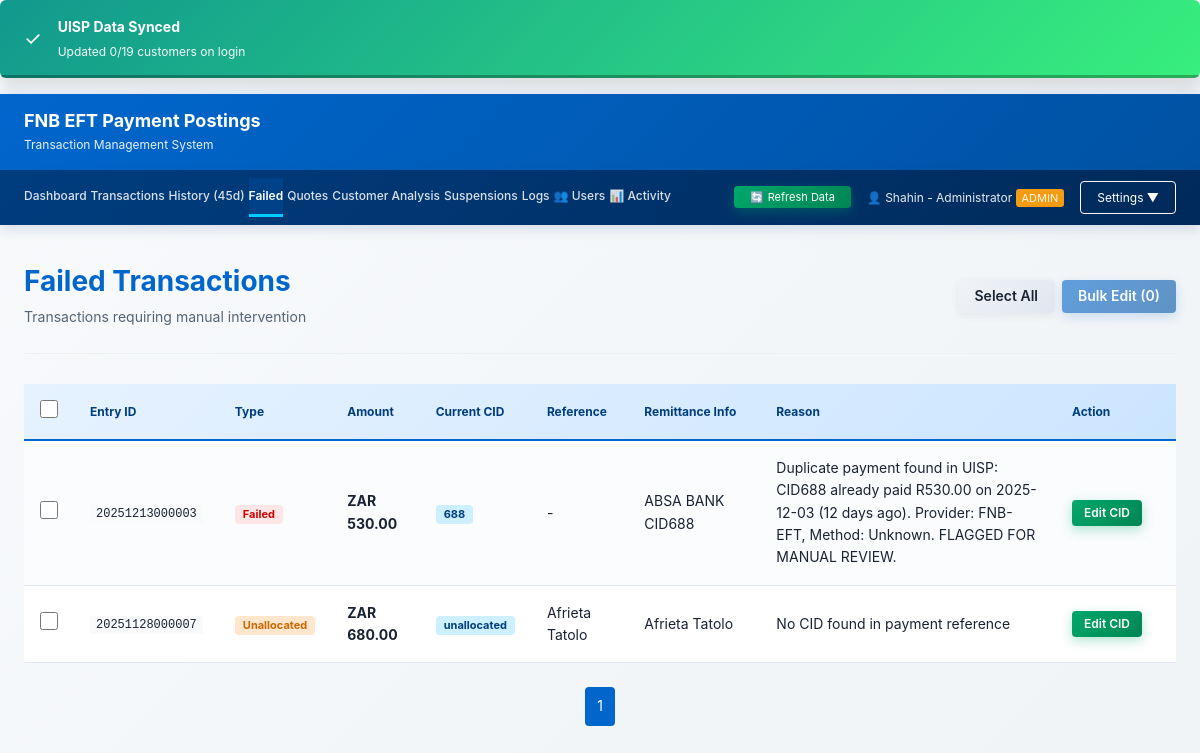
Page /failed (signed in) on the committed database.
### app/models.py (models this page shows, shortened)
class User(UserMixin, db.Model):
    __tablename__ = 'users'
    id = db.Column(db.Integer, primary_key=True)
    username = db.Column(db.String(80), unique=True, nullable=False, index=True)
    password_hash = db.Column(db.String(255), nullable=False)
    full_name = db.Column(db.String(120), nullable=True)
    role = db.Column(db.String(20), default='user', nullable=False, index=True)
    is_active = db.Column(db.Boolean, default=True, nullable=False, index=True)
    must_change_password = db.Column(db.Boolean, default=True, nullable=False)
    last_login = db.Column(db.DateTime, nullable=True)
    created_at = db.Column(db.DateTime, default=datetime.utcnow, nullable=False)
    created_by = db.Column(db.String(80), nullable=True)
    updated_at = db.Column(db.DateTime, default=datetime.utcnow, onupdate=datetime.utcnow)

class Transaction(db.Model):
    __tablename__ = 'transactions'
    id = db.Column(db.Integer, primary_key=True)
    entryId = db.Column(db.String(255), unique=True, nullable=False, index=True)
    account = db.Column(db.String(50), nullable=False)
    amount = db.Column(db.Float, nullable=False)
    valueDate = db.Column(db.String(10), nullable=True)
    remittance_info = db.Column(db.Text, nullable=True)
    reference = db.Column(db.Text, nullable=True)
    CID = db.Column(db.String(50), default='unallocated')
    posted = db.Column(db.String(10), default='no')
    UISPpaymentId = db.Column(db.String(255), nullable=True)
    postedDate = db.Column(db.DateTime, nullable=True)
    status = db.Column(db.String(50), default='pending')
    note = db.Column(db.Text, nullable=True)
    source = db.Column(db.String(50), default='FNB-PAYMENT')
    original_reference = db.Column(db.Text, nullable=True)
    original_remittance_info = db.Column(db.Text, nullable=True)
    original_CID = db.Column(db.String(50), nullable=True)
    timestamp = db.Column(db.DateTime, default=datetime.utcnow, nullable=False, index=True)
    created_at = db.Column(db.DateTime, default=datetime.utcnow, nullable=False)
    updated_at = db.Column(db.DateTime, default=datetime.utcnow, onupdate=datetime.utcnow)
    __table_args__ = (
        Index('idx_timestamp_posted', 'timestamp', 'posted'),
        Index('idx_cid_posted', 'CID', 'posted'),
    )

class FailedTransaction(db.Model):
    __tablename__ = 'failed_transactions'
    id = db.Column(db.Integer, primary_key=True)
    entryId = db.Column(db.String(255), db.ForeignKey('transactions.entryId'), nullable=False, index=True)
    reason = db.Column(db.Text, nullable=True)
    manual_cid = db.Column(db.String(50), nullable=True)
    error_code = db.Column(db.String(50), nullable=True)
    created_at = db.Column(db.DateTime, default=datetime.utcnow, nullable=False)
    updated_at = db.Column(db.DateTime, default=datetime.utcnow, onupdate=datetime.utcnow)
    resolved = db.Column(db.Boolean, default=False)
    resolved_at = db.Column(db.DateTime, nullable=True)

### app/routes.py (the view)
@main_bp.route('/failed', methods=['GET'])
@login_required
def failed_transactions():
    page = request.args.get('page', 1, type=int)
    per_page = 50
    failed_query = FailedTransaction.query.filter_by(resolved=False)
    failed_docs = failed_query.all()
    unallocated = Transaction.query.filter_by(CID='unallocated', posted='no').all()
    data = []
    for f in failed_docs:
        txn = Transaction.query.filter_by(entryId=f.entryId).first()
        if txn:
            data.append({
                'failed': f,
                'transaction': txn,
                'type': 'failed',
                'is_duplicate': f.error_code == 'DUPLICATE'
            })
    for txn in unallocated:
        data.append({
            'failed': None,
            'transaction': txn,
            'type': 'unallocated',
            'is_duplicate': False
        })
    total = len(data)
    start = (page - 1) * per_page
    end = start + per_page
    paginated_data = data[start:end]
    class Pagination:
        def __init__(self, page, per_page, total):
            self.page = page
            self.per_page = per_page
            self.total = total
            self.pages = (total + per_page - 1) // per_page if total > 0 else 1
            self.has_prev = page > 1
            self.has_next = page < self.pages
            self.prev_num = page - 1 if self.has_prev else None
            self.next_num = page + 1 if self.has_next else None
        def iter_pages(self, left_edge=2, left_current=2, right_current=3, right_edge=2):
            last = 0
            for num in range(1, self.pages + 1):
                if num <= left_edge or \
                   (num > self.page - left_current - 1 and num < self.page + right_current) or \
                   num > self.pages - right_edge:
                    if last + 1 != num:
                        yield None
                    yield num
                    last = num
    pagination = Pagination(page, per_page, total)
    return render_template('failed.html', failures=paginated_data, pagination=pagination)

### app/templates/failed.html (shortened to what this page needs)
{% extends "base.html" %}
{% block content %}
<div class="page-header">
    <div>
        <h1 class="page-title">Failed Transactions</h1>
        <p class="page-subtitle">Transactions requiring manual intervention</p>
    </div>
    <div class="page-actions">
        <button id="selectAllBtn" class="btn btn-secondary" onclick="toggleSelectAll()">Select All</button>
        <button id="bulkEditBtn" class="btn btn-primary" onclick="openBulkEditModal()" disabled>Bulk Edit (<span id="selectedCount">0</span>)</button>
    </div>
</div>
{% if failures %}
<div class="table-responsive">
    <table class="table table-striped table-hover">
        <thead>
            <tr>
                <th style="width: 40px;"><input type="checkbox" id="selectAllCheckbox" onchange="toggleSelectAll()"></th>
                <th>Entry ID</th>
                <th>Type</th>
                <th>Amount</th>
                <th>Current CID</th>
                <th>Reference</th>
                <th>Remittance Info</th>
                <th>Reason</th>
                <th style="width: 120px;">Action</th>
            </tr>
        </thead>
        <tbody>
            {% for item in failures %}
            <tr>
                <td><input type="checkbox" class="txn-checkbox" data-entry-id="{{ item.transaction.entryId }}" onchange="updateBulkEditButton()"></td>
                <td><code>{{ item.transaction.entryId }}</code></td>
                <td>
                    {% if item.type == 'unallocated' %}
                        <span class="badge badge-warning">Unallocated</span>
                    {% else %}
                        <span class="badge badge-danger">Failed</span>
                    {% endif %}
                </td>
                <td><strong>ZAR {{ "%.2f"|format(item.transaction.amount) }}</strong></td>
                <td><span class="badge badge-info">{{ item.transaction.CID }}</span></td>
                <td>{{ item.transaction.reference or '-' }}</td>
                <td title="{{ item.transaction.remittance_info }}">{{ item.transaction.remittance_info or '-' }}</td>
                <td>
                    {% if item.failed %}
                        {{ item.failed.reason }}
                    {% else %}
                        No CID found in payment reference
                    {% endif %}
                </td>
                <td>
                    {% if item.is_duplicate %}
                        <button class="btn btn-warning btn-sm" onclick="openResolveModal('{{ item.transaction.entryId }}')">
                            Mark Posted
                        </button>
                    {% else %}
                        <button class="btn btn-success btn-sm" onclick="openResolveModal('{{ item.transaction.entryId }}')">
                            Edit CID
                        </button>
                    {% endif %}
                </td>
            </tr>
            {% endfor %}
        </tbody>
    </table>
</div>
<div class="pagination">
    {% for page_num in pagination.iter_pages() %}
        {% if page_num %}
            {% if page_num == pagination.page %}
                <span class="active">{{ page_num }}</span>
            {% else %}
                <a href="?page={{ page_num }}">{{ page_num }}</a>
            {% endif %}
        {% endif %}
    {% endfor %}
</div>
{% else %}
<div class="card">
    <div class="card-body">
        <p>No failed transactions. All transactions are being processed successfully!</p>
    </div>
</div>
{% endif %}
{% endblock %}

### app/templates/base.html (shortened to what this page needs)
<!DOCTYPE html>
<html>
<head>
    <link rel="stylesheet" href="{{ url_for('static', filename='css/variables.css') }}?v=2.1">
    <link rel="stylesheet" href="{{ url_for('static', filename='css/base.css') }}?v=2.1">
    <link rel="stylesheet" href="{{ url_for('static', filename='css/layout.css') }}?v=2.1">
    <link rel="stylesheet" href="{{ url_for('static', filename='css/components/buttons.css') }}?v=2.1">
    <link rel="stylesheet" href="{{ url_for('static', filename='css/components/forms.css') }}?v=2.1">
    <link rel="stylesheet" href="{{ url_for('static', filename='css/components/cards.css') }}?v=2.1">
    <link rel="stylesheet" href="{{ url_for('static', filename='css/components/tables.css') }}?v=2.1">
    <link rel="stylesheet" href="{{ url_for('static', filename='css/components/badges.css') }}?v=2.1">
    <link rel="stylesheet" href="{{ url_for('static', filename='css/components/modals.css') }}?v=2.1">
    <link rel="stylesheet" href="{{ url_for('static', filename='css/components/alerts.css') }}?v=2.1">
    <link rel="stylesheet" href="{{ url_for('static', filename='css/theme-vibrant.css') }}?v=2.1">
</head>
<body>
    <div class="notification-container" id="notificationContainer"></div>
    <header>
        <h1>FNB EFT Payment Postings</h1>
        <p>Transaction Management System</p>
    </header>
    <nav>
        <div class="nav-links">
            <a href="/">Dashboard</a>
            <a href="/transactions">Transactions</a>
            <a href="/transaction-history">History (45d)</a>
            <a href="/failed">Failed</a>
            <a href="/quotes">Quotes</a>
            <a href="/customer-analysis">Customer Analysis</a>
            <a href="{{ url_for('suspension.list_suspensions') }}">Suspensions</a>
            {% if current_user.is_authenticated and current_user.role == 'admin' %}
            <a href="/execution-logs">Logs</a>
            <a href="{{ url_for('auth.users_page') }}">👥 Users</a>
            <a href="{{ url_for('auth.activity_logs_page') }}">📊 Activity</a>
            {% endif %}
        </div>
        <div class="nav-user">
            {% if current_user.is_authenticated %}
            <button class="refresh-btn" onclick="refreshAllData()" title="Refresh all customer data from UISP">
                <span>🔄</span>
                <span id="refresh-text">Refresh Data</span>
            </button>
            <div class="user-info">
                👤 {{ current_user.full_name or current_user.username }}
                {% if current_user.role == 'admin' %}<span style="background: #f39c12; padding: 2px 6px; border-radius: 3px; font-size: 11px;">ADMIN</span>{% endif %}
            </div>
            <div class="dropdown">
                <button class="dropdown-btn">Settings ▼</button>
            </div>
            {% endif %}
        </div>
    </nav>
    <div class="container">
        {% block content %}{% endblock %}
    </div>
</body>
</html>

### app/static/css/variables.css (style rules this page uses)
:root { --color-primary: #0066cc; --color-primary-dark: #004da6; --color-primary-darker: #003d7f; --color-primary-light: #e6f2ff; --color-success: #00a86b; --color-success-dark: #007d54; --color-success-light: #d4f1e4; --color-danger: #ff3333; --color-danger-dark: #cc0000; --color-danger-light: #ffe6e6; --color-warning: #ff9900; --color-warning-dark: #cc7700; --color-warning-light: #ffe6cc; --color-info: #0099ff; --color-info-light: #ccf0ff; --color-duplicate: #ff6b35; --color-duplicate-dark: #cc5429; --color-neutral: #7a8a99; --color-neutral-dark: #556574; --color-neutral-light: #f0f3f6; --color-bg: #ffffff; --color-bg-light: #f8fafc; --color-bg-lighter: #f0f3f6; --color-text: #1a2332; --color-text-secondary: #556574; --color-text-muted: #7a8a99; --color-text-inverse: #ffffff; --color-border: #ecf0f1; --color-border-dark: #ddd; --color-border-light: #f5f5f5; --font-primary: -apple-system, BlinkMacSystemFont, 'Segoe UI', Roboto, 'Helvetica Neue', Arial, sans-serif; --font-mono: 'Monaco', 'Menlo', 'Ubuntu Mono', 'Courier New', monospace; --font-size-xs: 11px; --font-size-sm: 12px; --font-size-base: 14px; --font-size-lg: 16px; --font-size-xl: 18px; --font-size-2xl: 24px; --font-size-3xl: 28px; --font-weight-normal: 400; --font-weight-medium: 500; --font-weight-semibold: 600; --font-weight-bold: 700; --line-height-tight: 1.2; --line-height-normal: 1.5; --line-height-relaxed: 1.6; --line-height-loose: 1.8; --spacing-xs: 4px; --spacing-sm: 8px; --spacing-md: 16px; --spacing-lg: 24px; --spacing-xl: 32px; --spacing-2xl: 48px; --shadow-sm: 0 2px 4px rgba(0, 0, 0, 0.08); --shadow-md: 0 4px 8px rgba(0, 0, 0, 0.10); --shadow-lg: 0 8px 16px rgba(0, 0, 0, 0.12); --shadow-xl: 0 12px 24px rgba(0, 0, 0, 0.15); --shadow-2xl: 0 20px 40px rgba(0, 0, 0, 0.20); --radius-sm: 2px; --radius-md: 4px; --radius-lg: 6px; --radius-xl: 8px; --radius-full: 50%; --transition-fast: 0.15s ease; --transition-base: 0.2s ease; --transition-slow: 0.3s ease; --transition-slower: 0.4s ease; --z-dropdown: 100; --z-sticky: 200; --z-fixed: 300; --z-modal-backdrop: 900; --z-modal: 1000; --z-tooltip: 1100; --z-notification: 1200; --breakpoint-xs: 320px; --breakpoint-sm: 480px; --breakpoint-md: 768px; --breakpoint-lg: 1024px; --breakpoint-xl: 1280px; --breakpoint-2xl: 1536px; --container-sm: 640px; --container-md: 768px; --container-lg: 1024px; --container-xl: 1200px; --container-2xl: 1280px; }

### app/static/css/base.css (style rules this page uses)
* { margin: 0; padding: 0; box-sizing: border-box; }
html { scroll-behavior: smooth; -webkit-font-smoothing: antialiased; -moz-osx-font-smoothing: grayscale; }
body { font-family: var(--font-primary); font-size: var(--font-size-base); font-weight: var(--font-weight-normal); line-height: var(--line-height-relaxed); color: var(--color-text); background: linear-gradient(135deg, #f8fafc 0%, #f0f3f6 100%); min-height: 100vh; }
h1, h2, h3, h4, h5, h6 { margin: 0; font-weight: var(--font-weight-bold); line-height: var(--line-height-tight); color: var(--color-text); }
h1 { font-size: var(--font-size-3xl); margin-bottom: var(--spacing-lg); }
p { margin: 0; margin-bottom: var(--spacing-md); }
p:last-child { margin-bottom: 0; }
a { color: var(--color-primary); text-decoration: none; transition: color var(--transition-base); }
code, pre { font-family: var(--font-mono); font-size: var(--font-size-sm); background: var(--color-bg-light); padding: 2px 6px; border-radius: var(--radius-sm); color: var(--color-text); }
input, textarea, select { font-family: inherit; font-size: inherit; line-height: inherit; color: inherit; }
button { font-family: inherit; cursor: pointer; border: none; background: none; }
button:disabled { cursor: not-allowed; }
table { width: 100%; border-collapse: collapse; margin-bottom: var(--spacing-lg); }
.container { width: 100%; max-width: var(--container-xl); margin: 0 auto; padding: 0 var(--spacing-md); }

### app/static/css/components/badges.css (style rules this page uses)
.badge { display: inline-block; padding: 4px 8px; font-size: var(--font-size-xs); font-weight: var(--font-weight-bold); line-height: 1; border-radius: var(--radius-sm); white-space: nowrap; text-decoration: none; transition: all var(--transition-base); }
.badge-danger { background: var(--color-danger-light); color: #721c24; }
.badge-warning { background: var(--color-warning-light); color: #856404; }
.badge-info { background: var(--color-info-light); color: #0c5460; }

### rows in the picture
User: full_name "Shahin - Administrator"
Transaction: transaction.entryId "20251213000003", transaction.amount "530.00", transaction.CID "688", transaction "-", transaction "ABSA BANK CID688"
FailedTransaction: failed.reason "Duplicate payment found in UISP: CID688 already paid R530.00 on 2025-12-03 (12 days ago). Provider: FNB-EFT, Method: Unknown. FLAGGED FOR MANUAL REVIEW."
Transaction: transaction.entryId "20251128000007", transaction.amount "680.00", transaction.CID "unallocated", transaction "Afrieta Tatolo", transaction "Afrieta Tatolo"

### other values in the picture
{{ page_num }} "1"
